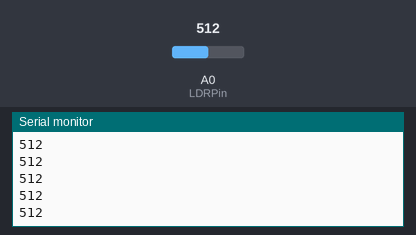
A sketch run on a simulated Arduino Uno, built with avr-gcc and run on an emulated ATmega328P. Shown: the last lines printed to the serial monitor. The inputs (shaded band) are chosen by the test bench; at power-on: A0 (LDRPin) = 512.

Above: at 1.2 s.
1.3 s: A0 (LDRPin) set to 716
At 1.8 s:
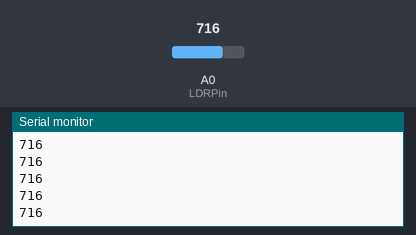
2.8 s: A0 (LDRPin) set to 900
At 3.8 s:
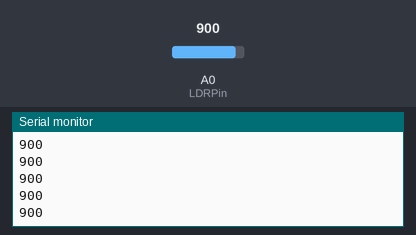
Timing chart, 0 to 5.8 s (numbered marks = the images above; inputs shaded):
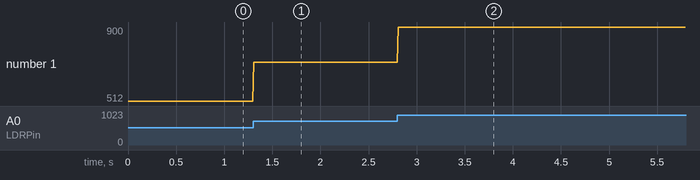

Measured:
- after the input at 1.3 s, the serial monitor: prints a new line at once (image 1)
- after the input at 2.8 s, the serial monitor: prints a new line at once (image 2)
- plotted number 1: 512 → 716 after the input at 1.3 s, 716 → 900 after the input at 2.8 s

The sketch:

measuring_light.ino
```cpp
// Read a Photoresistor in A0 Pin
const int LDRPin = A0;

void setup() {
    Serial.begin(9600);
    pinMode(LDRPin, INPUT);
}

void loop() {
    int sensorValue = analogRead(LDRPin);
    Serial.println(sensorValue);
    delay(10);
}
```
